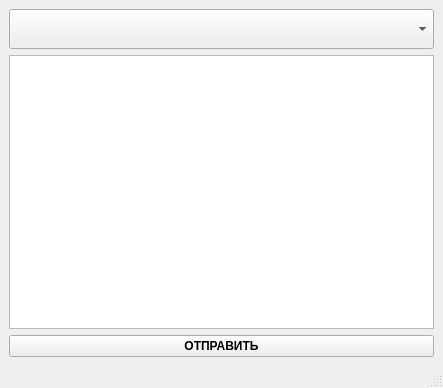
<?xml version="1.0" encoding="UTF-8"?>
<ui version="4.0">
 <class>MainWindow</class>
 <widget class="QMainWindow" name="MainWindow">
  <property name="geometry">
   <rect>
    <x>0</x>
    <y>0</y>
    <width>443</width>
    <height>388</height>
   </rect>
  </property>
  <property name="windowTitle">
   <string>MainWindow</string>
  </property>
  <widget class="QWidget" name="centralwidget">
   <layout class="QVBoxLayout" name="verticalLayout_2">
    <item>
     <layout class="QVBoxLayout" name="verticalLayout">
      <item>
       <widget class="QComboBox" name="compilators">
        <property name="minimumSize">
         <size>
          <width>0</width>
          <height>40</height>
         </size>
        </property>
       </widget>
      </item>
      <item>
       <widget class="QTextEdit" name="sourse_code"/>
      </item>
      <item>
       <widget class="QPushButton" name="send_task">
        <property name="font">
         <font>
          <weight>75</weight>
          <bold>true</bold>
         </font>
        </property>
        <property name="text">
         <string>ОТПРАВИТЬ</string>
        </property>
       </widget>
      </item>
     </layout>
    </item>
   </layout>
  </widget>
  <widget class="QMenuBar" name="menubar">
   <property name="geometry">
    <rect>
     <x>0</x>
     <y>0</y>
     <width>443</width>
     <height>21</height>
    </rect>
   </property>
  </widget>
  <widget class="QStatusBar" name="statusbar"/>
 </widget>
 <resources/>
 <connections/>
</ui>
